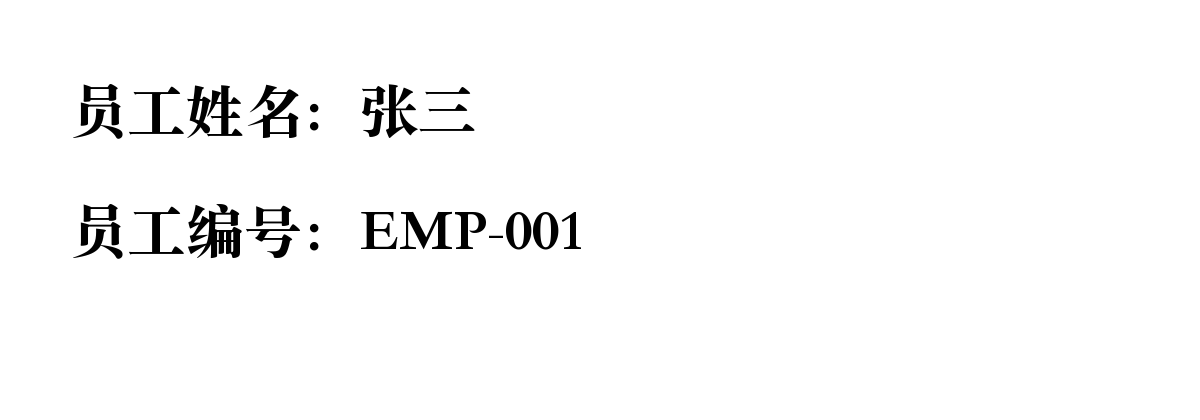
#> input picture ocr-service/tests/fixtures/platform-smoke.png, 1200 x 420 px
$ python evaluate-ocr-clarity.py
#> lines starting #> are read from the running program, lines starting #| are printed output that depends on the picture
#!/usr/bin/env python3
from __future__ import annotations

import argparse
import json
import os
from io import BytesIO
from pathlib import Path
from typing import NamedTuple
from urllib.error import HTTPError, URLError
from urllib.request import Request, urlopen
from uuid import uuid4

from PIL import Image, ImageDraw, ImageEnhance, ImageFilter, ImageFont, ImageOps


class ClaritySample(NamedTuple):
    clarity: str
    layout: str
    content_type: str
    filename: str
    content: bytes
    expected_fields: dict[str, str]


RECORDS = (
    ("张三", "EMP-001"),
    ("Lin Xiao", "EMP-104"),
    ("Wang Min", "EMP-205"),
    ("Chen An", "EMP-307"),
)
LAYOUTS = ("PLAIN", "BORDERED", "SKEWED")


def _encode_image(image: Image.Image, *, image_format: str, quality: int | None = None) -> bytes:
    output = BytesIO()
    options = {"format": image_format}
    if quality is not None:
        options.update(quality=quality, optimize=True, subsampling=2)
    image.save(output, **options)
    return output.getvalue()


def _record_variants(source: Image.Image) -> list[tuple[str, Image.Image]]:
    records: list[tuple[str, str, Image.Image]] = []
    for employee_name, employee_id in RECORDS:
        image = source.copy()
        if employee_name != RECORDS[0][0]:
            draw = ImageDraw.Draw(image)
            width, height = image.size
            draw.rectangle(
                (int(width * 0.29), int(height * 0.12), int(width * 0.68), int(height * 0.39)),
                fill="white",
            )
            name_font = ImageFont.load_default(size=max(22, int(height * 0.15)))
            draw.text((int(width * 0.30), int(height * 0.18)), employee_name, fill="black", font=name_font)
            draw.rectangle(
                (int(width * 0.29), int(height * 0.43), int(width * 0.68), int(height * 0.68)),
                fill="white",
            )
            font = ImageFont.load_default(size=max(18, int(height * 0.125)))
            draw.text((int(width * 0.30), int(height * 0.48)), employee_id, fill="black", font=font)
        records.append((employee_name, employee_id, image))
    return records


def _layout_variants(source: Image.Image) -> list[tuple[str, Image.Image]]:
    bordered = ImageOps.expand(source, border=(28, 24), fill="white")
    draw = ImageDraw.Draw(bordered)
    width, height = bordered.size
    draw.rectangle((10, 10, width - 11, height - 11), outline="#707070", width=2)
    draw.line((10, int(height * 0.45), width - 11, int(height * 0.45)), fill="#B0B0B0", width=2)
    skewed = source.rotate(1.2, resample=Image.Resampling.BICUBIC, expand=True, fillcolor="white")
    return [("PLAIN", source.copy()), ("BORDERED", bordered), ("SKEWED", skewed)]


def _clarity_image(image: Image.Image, clarity: str, variant_index: int) -> tuple[str, str, bytes]:
    if clarity == "HIGH":
        enhanced = image.copy()
        if variant_index == 1:
            enhanced = ImageEnhance.Contrast(enhanced).enhance(1.08)
        elif variant_index == 2:
            enhanced = ImageEnhance.Sharpness(enhanced).enhance(1.2)
        return "image/png", "png", _encode_image(enhanced, image_format="PNG")

    if clarity == "MEDIUM":
        scales = (0.84, 0.72, 0.62)
        qualities = (72, 62, 52)
        image_format = "JPEG"
        quality = qualities[variant_index]
    else:
        scales = (0.50, 0.40, 0.32)
        qualities = (34, 22, 14)
        image_format = "JPEG"
        quality = qualities[variant_index]

    scale = scales[variant_index]
    resized = image.resize(
        (max(1, round(image.width * scale)), max(1, round(image.height * scale))),
        Image.Resampling.LANCZOS,
    )
    if clarity == "LOW":
        resized = ImageOps.grayscale(resized).filter(
            ImageFilter.GaussianBlur(radius=(0.25, 0.5, 0.8)[variant_index])
        ).convert("RGB")
    return "image/jpeg", "jpg", _encode_image(resized, image_format=image_format, quality=quality)


def clarity_samples(source_path: Path) -> list[ClaritySample]:
    with Image.open(source_path) as source:
#> source is the input picture: PIL image 1200x420 RGB; min 0, max 255, mean 248.8
        original = ImageOps.exif_transpose(source).convert("RGB")
    samples: list[ClaritySample] = []
    for clarity in ("HIGH", "MEDIUM", "LOW"):
        for layout, layout_image in _layout_variants(original):
            for record_index, (employee_name, employee_id, image) in enumerate(_record_variants(layout_image)):
                content_type, extension, content = _clarity_image(image, clarity, record_index % 3)
                sample_id = f"{clarity.lower()}-{layout.lower()}-{employee_id.lower()}"
                samples.append(ClaritySample(
                    clarity=clarity,
                    layout=layout,
                    content_type=content_type,
                    filename=f"{sample_id}.{extension}",
                    content=content,
                    expected_fields={"employee_name": employee_name, "employee_id": employee_id},
                ))
#> this loop made 3 passes
#> pass 1, in _layout_variants, `bordered = ImageOps.expand(source, border=(28, 24), fill="white")`:
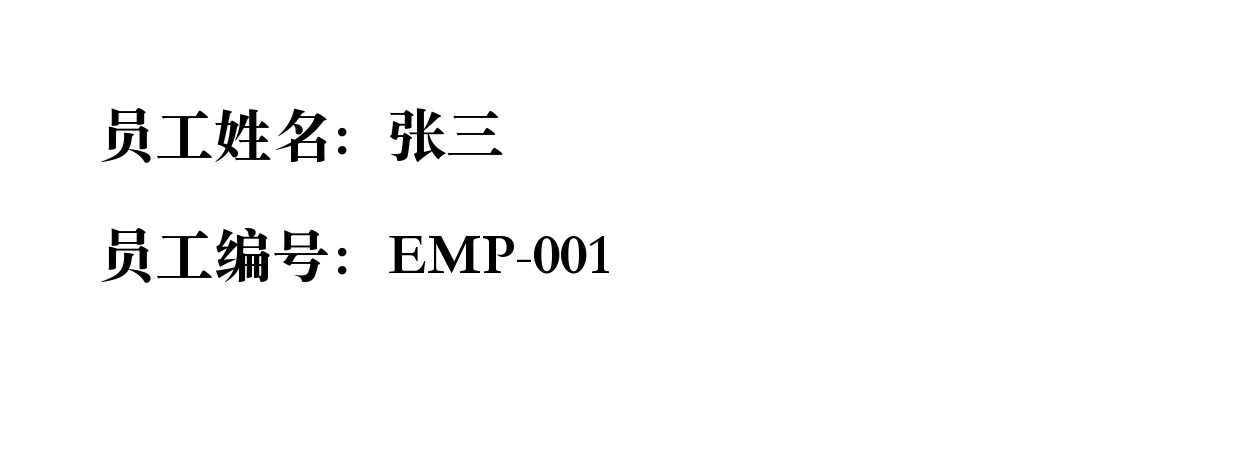
#> bordered: PIL image 1256x468 RGB; min 0, max 255, mean 249.7
#> pass 1, in _layout_variants, `skewed = source.rotate(1.2, resample=Image.Resampling.BICUBIC, expand=..`:
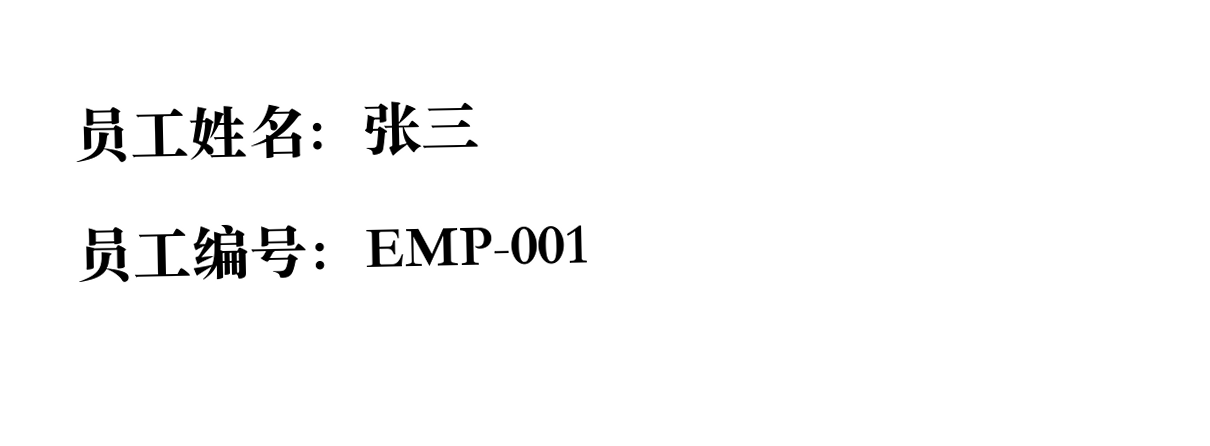
#> skewed: PIL image 1210x446 RGB; min 0, max 255, mean 249.2
#> pass 1, in _clarity_image (call 2), `enhanced = image.copy()`:
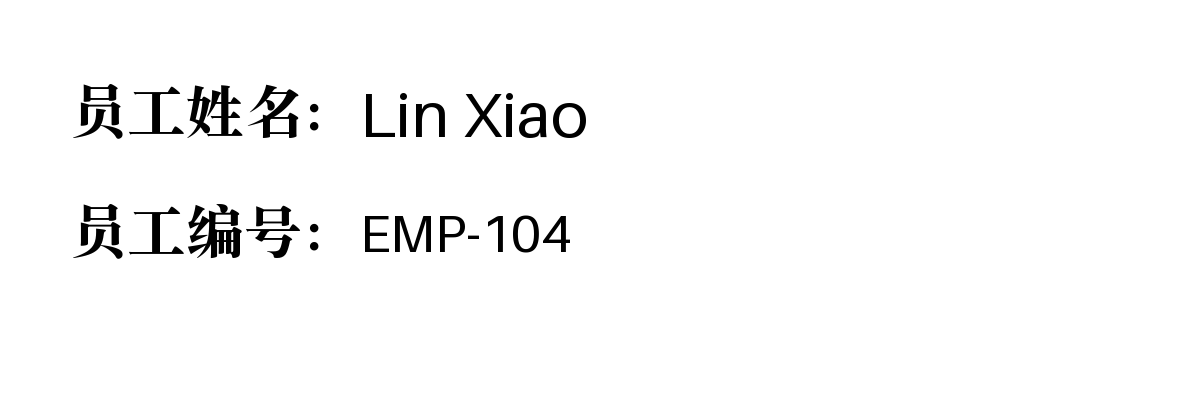
#> enhanced: PIL image 1200x420 RGB; min 0, max 255, mean 248.5
#> after the loop:
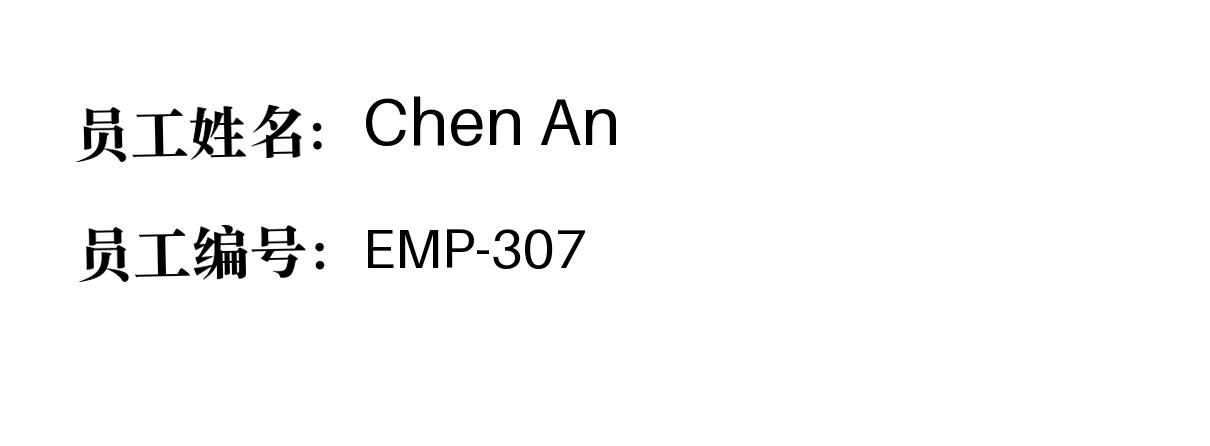
#> image: PIL image 1210x446 RGB; min 0, max 255, mean 248.5
    return samples


def _post_json(base_url: str, path: str, body: bytes, content_type: str, timeout: int) -> dict:
    request = Request(
        f"{base_url.rstrip('/')}{path}",
        data=body,
        headers={
            "Content-Type": content_type,
            "X-OCR-Internal-Token": os.getenv("OCR_INTERNAL_TOKEN", "local-ocr-internal-token"),
        },
        method="POST",
    )
    try:
        with urlopen(request, timeout=timeout) as response:
            result = json.loads(response.read())
    except HTTPError as error:
        detail = error.read().decode("utf-8", errors="replace")
        raise RuntimeError(f"OCR API {path} returned HTTP {error.code}: {detail}") from error
    except URLError as error:
        raise RuntimeError(f"OCR API {path} is unavailable: {error.reason}") from error
    if str(result.get("code")) != "0":
        raise RuntimeError(f"OCR API {path} returned {result.get('code')}: {result.get('message')}")
    return result["data"]


def _create_task(base_url: str, clarity: str, layout: str, content_type: str, filename: str,
                 content: bytes, timeout: int) -> dict:
    boundary = f"ocr-clarity-{uuid4().hex}"
    body = b"".join(
        [
            f"--{boundary}\r\nContent-Disposition: form-data; name=\"documentType\"\r\n\r\nemployee_profile\r\n".encode(),
            (
                f"--{boundary}\r\nContent-Disposition: form-data; name=\"file\"; "
                f"filename=\"{filename}\"\r\nContent-Type: {content_type}\r\n\r\n"
            ).encode(),
            content,
            f"\r\n--{boundary}--\r\n".encode(),
        ]
    )
    task = _post_json(
        base_url,
        "/api/ocr/tasks",
        body,
        f"multipart/form-data; boundary={boundary}",
        timeout,
    )
    return {
        "taskId": task["taskId"],
        "clarity": clarity,
        "layout": layout,
        "sampleId": Path(filename).stem,
        "status": task["status"],
    }


def run_evaluation(base_url: str, source_path: Path, timeout: int) -> dict:
    samples = clarity_samples(source_path)
#> samples = 36 items
    tasks = [
        _create_task(base_url, sample.clarity, sample.layout, sample.content_type, sample.filename,
                     sample.content, timeout)
        for sample in samples
    ]
    evaluation = _post_json(
        base_url,
        "/api/ocr/evaluations",
        json.dumps(
            {
                "samples": [
                    {
                        "taskId": task["taskId"],
                        "clarity": task["clarity"],
                        "expectedFields": sample.expected_fields,
                    }
                    for task, sample in zip(tasks, samples, strict=True)
                ]
            },
            ensure_ascii=False,
        ).encode("utf-8"),
        "application/json",
        timeout,
    )
    return {
        "dataset": "synthetic-platform-derived",
        "sourceImage": source_path.name,
        "sampleCount": len(tasks),
        "sampleCountPerClarity": {clarity: 12 for clarity in ("HIGH", "MEDIUM", "LOW")},
        "sampleCountPerLayout": {layout: 12 for layout in LAYOUTS},
        "limitations": "Thirty-six synthetic samples derive from one base image, cover only name and employee ID, and do not represent real enterprise scans.",
        "tasks": tasks,
        "metrics": evaluation,
    }


def main() -> None:
    parser = argparse.ArgumentParser(description="Evaluate PaddleOCR on 36 synthetic image-clarity samples.")
    parser.add_argument(
        "--base-url",
        default=os.getenv("OCR_BASE_URL", "http://127.0.0.1:8000"),
        help="OCR service base URL",
    )
    parser.add_argument(
        "--source-image",
        type=Path,
        default=Path(__file__).resolve().parents[1] / "ocr-service/tests/fixtures/platform-smoke.png",
        help="Synthetic source image containing 张三 and EMP-001",
    )
    parser.add_argument("--timeout", type=int, default=180, help="Per-request timeout in seconds")
    args = parser.parse_args()
    if not args.source_image.is_file():
        parser.error(f"source image not found: {args.source_image}")
    print(json.dumps(run_evaluation(args.base_url, args.source_image, args.timeout), ensure_ascii=False, indent=2))
#> (the call stopped at in _post_json, `with urlopen(request, timeout=timeout) as response:`: the network is not available in this run)


if __name__ == "__main__":
    main()
